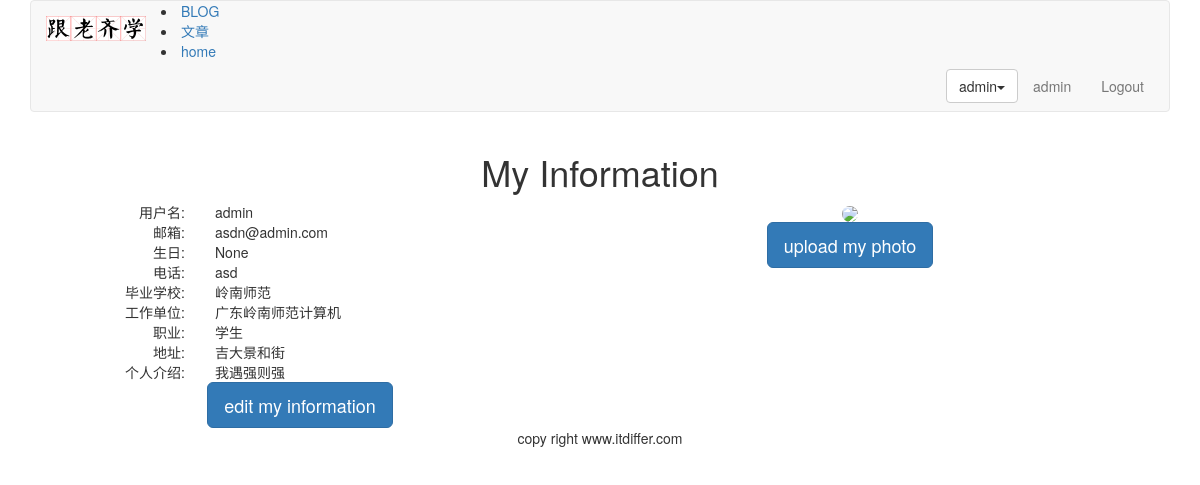
/account/my-information/ (signed in), run on the app's committed database.
### account/models.py (models this page shows, shortened)
class UserProfile(models.Model):    #①
    user = models.OneToOneField(User, on_delete=models.CASCADE ,unique=True)   #②
    birth = models.DateField(blank=True, null=True)
    phone = models.CharField(max_length=20, null=True)

class UserInfo(models.Model):
    user = models.OneToOneField(User, on_delete=models.CASCADE,unique=True)
    school = models.CharField(max_length=97, blank=True)
    company = models.CharField(max_length=97, blank=True)
    profession = models.CharField(max_length=27, blank=True)
    address = models.CharField(max_length=177, blank=True)
    aboutme = models.TextField(blank=True)
    photo = models.ImageField(blank=True)

### account/views.py (the view)
# urls.py: path('my-information/',views.myself,name="my_information"),
@login_required()
def myself(request):
    userprofile = UserProfile.objects.get(user=request.user) if hasattr(request.user,'userprofile') else UserProfile.objects.create(user=request.user)
    userinfo = UserInfo.objects.get(user=request.user) if hasattr(request.user,'userinfo') else UserInfo.objects.create(user=request.user)
    return render(request, "account/myself.html", {"user":request.user, "userinfo":userinfo, "userprofile":userprofile})

### templates/account/myself.html (shortened to what this page needs)
{% extends "base.html" %}
{% block content %}
{% load static %}
<div class="row text-center vertical-middle-sm">
    <h1>My Information</h1>
    <div class="row">
        <div class="col-md-6" >
            <div class="row">
                <div class="col-md-4 text-right"><span>用户名:</span></div>
                <div class="col-md-8 text-left">{{user.username}}</div>
            </div>
            <div class="row">
                <div class="col-md-4 text-right"><span>邮箱:</span></div>
                <div class="col-md-8 text-left">{{user.email}}</div>
            </div>
            <div class="row">
                <div class="col-md-4 text-right"><span>生日:</span></div>
                <div class="col-md-8 text-left">{{userprofile.birth}}</div>
            </div>
            <div class="row">
                <div class="col-md-4 text-right"><span>电话:</span></div>
                <div class="col-md-8 text-left">{{userprofile.phone}}</div>
            </div>
            <div class="row">
                <div class="col-md-4 text-right"><span>毕业学校:</span></div>
                <div class="col-md-8 text-left">{{userinfo.school}}</div>
            </div>
            <div class="row">
                <div class="col-md-4 text-right"><span>工作单位:</span></div>
                <div class="col-md-8 text-left">{{userinfo.company}}</div>
            </div>
            <div class="row">
                <div class="col-md-4 text-right"><span>职业:</span></div>
                <div class="col-md-8 text-left">{{userinfo.profession}}</div>
            </div>
            <div class="row">
                <div class="col-md-4 text-right"><span>地址:</span></div>
                <div class="col-md-8 text-left">{{userinfo.address}}</div>
            </div>
            <div class="row">
                <div class="col-md-4 text-right"><span>个人介绍:</span></div>
                <div class="col-md-8 text-left">{{userinfo.aboutme}}</div>
            </div>
            <div class="row">
                <a href="{% url 'account:edit_my_information' %}"><button class="btn btn-primary btn-lg">edit my information</button></a>
            </div>
        </div>
        <div class="col-md-6">
           {% load static %}
            <div style="margin-right:100px">
                {% if userinfo.photo %}
                <img src="{{ userinfo.photo | striptags }}" class="img-circle" id="my_photo" name="user_face">
                {% else %}
                <img name="user_face" src="{% static 'images/newton.jpg' %}" class="img-circle" id="my_photo">
                {% endif %}
            </div>
            <div style="margin-right:100px">
                <button class="btn btn-primary btn-lg" id="upload_image" onclick="upload_image_layer()">upload my photo</button>
            </div>
            </div>
    </div>
</div>
{% endblock %}

### templates/header.html (shortened to what this page needs)
{% load static %}
<div class="container">
    <nav class="navbar navbar-default" role="navigation">
        <div class="navbar-header">
            <a class="navbar-brand" href="http://www.itdiffer.com"><img src="{% static '/images/logo.png' %}" width="100px"></a>
	</div>
	<div>
		<li><a href="{% url 'blog:blog_title' %}">BLOG</a></li>
    <li><a href="{% url 'article:article_titles' %}">文章</a></li>
    <li><a href="{% url 'home' %}">home</a></li>
        <ul class="nav navbar-nav navbar-right" style="margin-right:10px">
		{% if user.is_authenticated %}
		<li>
                    <div class="dropdown" style="margin-top:8px">
                        <button class='btn btn-default dropdown-toggle' type='button' id='dropdownMenu' data-toggle='dropdown'>{{ user.username }}<span class='caret'></span></button>
                    </div>
                </li>
            <li><a href="#">{{user.username}}</a></li>
		<li><a href="{% url 'account:user_logout' %}">Logout</a></li>
		{% else %}
		<li><a href="{% url 'account:user_login' %}">LOGIN</a></li>
                <li><a href=" url 'account:user_register' %}">Sign up</a></li>
		{% endif %}
	    </ul>
    </div>
    </nav>
</div>

### data on the page
UserProfile: birth "None", phone "asd"
UserInfo: school "岭南师范", company "广东岭南师范计算机", profession "学生", address "吉大景和街", aboutme "我遇强则强"

### other printed values
{{ user.username }} "admin"
{{ user.email }} "asdn@admin.com"
